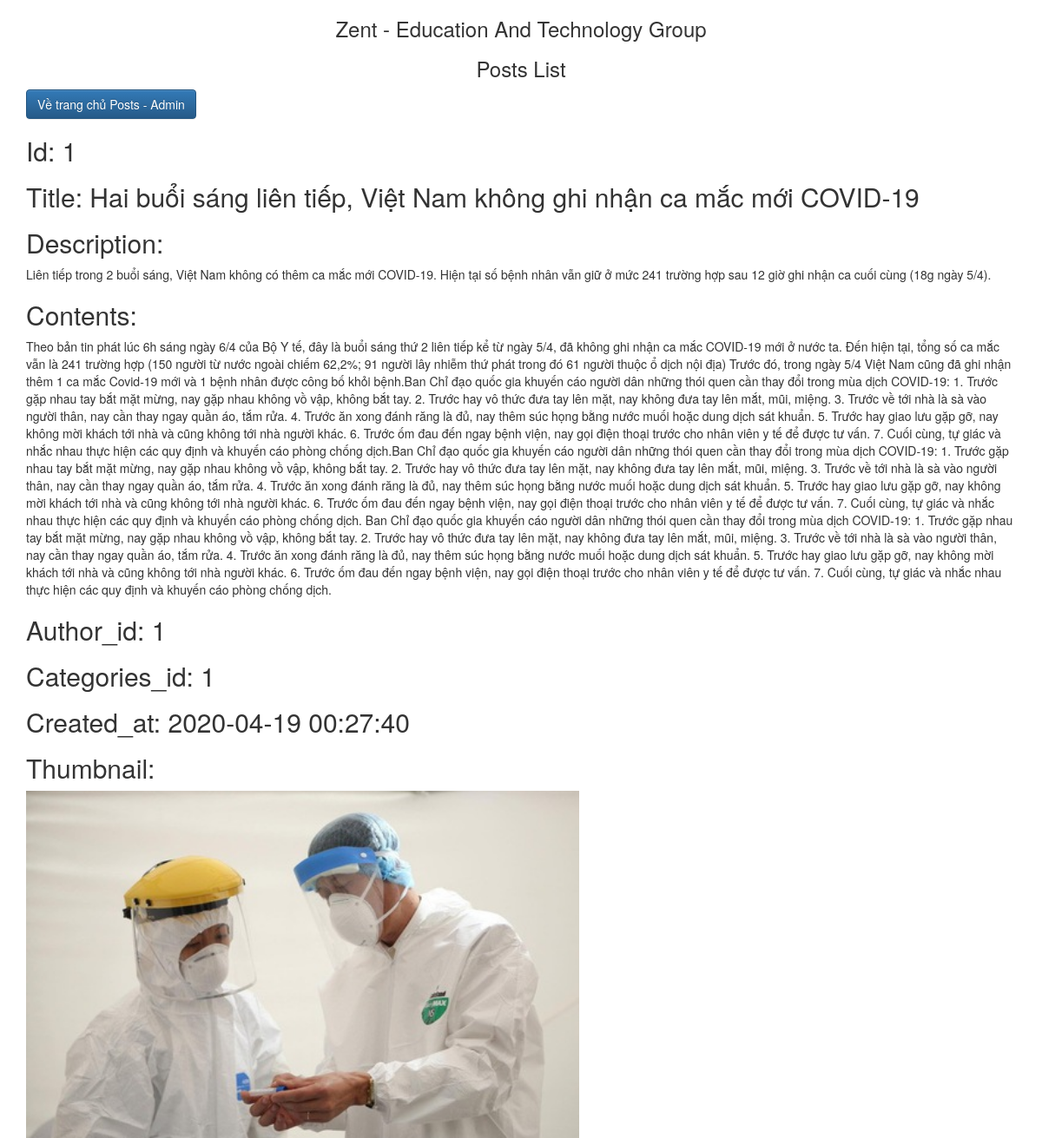
The page /Admin/posts/posts_detail.php?id=1 on the database its author committed.
### tables this page shows
CREATE TABLE `posts`  (
  `id` int(11) NOT NULL AUTO_INCREMENT,
  `title` varchar(255) NULL DEFAULT NULL,
  `description` varchar(500) NULL DEFAULT NULL,
  `contents` text NULL,
  `thumbnail` varchar(255) NULL DEFAULT NULL,
  `author_id` int(11) NULL DEFAULT NULL,
  `categories_id` int(11) NULL DEFAULT NULL,
  `status` int(11) NULL DEFAULT NULL,
  `created_at` datetime(0) NULL DEFAULT current_timestamp() ON UPDATE CURRENT_TIMESTAMP(0),
  PRIMARY KEY (`id`) USING BTREE,
  INDEX `author_id`(`author_id`) USING BTREE,
  INDEX `categories_id`(`categories_id`) USING BTREE,
  CONSTRAINT `posts_ibfk_1` FOREIGN KEY (`author_id`) REFERENCES `authors` (`id`) ON DELETE CASCADE ON UPDATE CASCADE,
  CONSTRAINT `posts_ibfk_2` FOREIGN KEY (`categories_id`) REFERENCES `categories` (`id`) ON DELETE CASCADE ON UPDATE CASCADE
);

### Admin/posts/posts_detail.php (the view, shortened to what this page needs)
<?php
    require_once('../../connection.php');
    $id = $_GET['id'];
	$query_ad_postid=  "SELECT * from posts where id=".$id."";
	$result_ad_postid = $conn->query($query_ad_postid);
    $posts_ad_postid = $result_ad_postid->fetch_assoc();
?>
<!DOCTYPE html>
<html>
<head>
    <link rel="stylesheet" href="http://netdna.bootstrapcdn.com/bootstrap/3.1.1/css/bootstrap.min.css">
    <link rel="stylesheet" href="http://netdna.bootstrapcdn.com/bootstrap/3.1.1/css/bootstrap-theme.min.css">
</head>
<body>
    <div class="container">
    <h3 align="center">Zent - Education And Technology Group</h3>
    <h3 align="center">Posts List</h3>
    <a href="posts.php" type="button" class="btn btn-primary">Về trang chủ Posts - Admin</a>
    <h2>Id: <?= $posts_ad_postid['id']?></h2>
    <h2>Title: <?= $posts_ad_postid['title'] ?></h2>
    <h2>Description: </h2>
    <p><?= $posts_ad_postid['description'] ?></p>
    <h2>Contents: </h2>
    <p><?= $posts_ad_postid['contents']?></p>
    <h2>Author_id: <?= $posts_ad_postid['author_id'] ?></h2>
    <h2>Categories_id: <?= $posts_ad_postid['categories_id'] ?></h2>
    <h2>Created_at: <?= $posts_ad_postid['created_at'] ?></h2>
    <h2>Thumbnail: </h2>
    <a><img src="../../img/<?=$posts_ad_postid['thumbnail']?>" height="400px"></a>
</body>
</html>

### rows shown on the page
posts: id "1", title "Hai buổi sáng liên tiếp, Việt Nam không ghi nhận ca mắc mới COVID-19", description "Liên tiếp trong 2 buổi sáng, Việt Nam không có thêm ca mắc mới COVID-19. Hiện tại số bệnh nhân vẫn giữ ở mức 241 trường hợp sau 12 giờ ghi nhận ca cuối cùng (18g ngày 5/4).", contents "Theo bản tin phát lúc 6h sáng ngày 6/4 của Bộ Y tế, đây là buổi sáng thứ 2 liên tiếp kể từ ngày 5/4, đã không ghi nhận ca mắc COVID-19 mới ở nước ta. Đến hiện tại, tổng số ca mắc vẫn là 241 trường hợp (150 người từ nước ngoài chiếm 62,2%; 91 người lây nhiễm thứ phát trong đó 61 người thuộc ổ dịch nội địa) Trước đó, trong ngày 5/4 Việt Nam cũng đã ghi nhận thêm 1 ca mắc Covid-19 mới và 1 bệnh nhân được công bố khỏi bệnh.Ban Chỉ đạo quốc gia khuyến cáo người dân những thói quen cần thay đổi trong mùa dịch COVID-19: 1. Trước gặp nhau tay bắt mặt mừng, nay gặp nhau không vồ vập, không bắt tay. 2. Trước hay vô thức đưa tay lên mặt, nay không đưa tay lên mắt, mũi, miệng. 3. Trước về tới nhà là sà…", author "1", categories "1", created_at "2020-04-19 00:27:40", thumbnail (picture)
